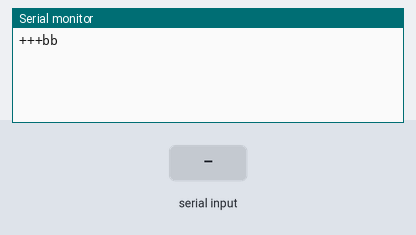
The sketch below on a simulated Arduino Mega 2560, built with avr-gcc and run on an emulated ATmega2560. On the bench: the last lines printed to the serial monitor. Inputs (shaded band) come from the test bench.

Above: at 1.5 s.
1.6 s: "ATBD 7\n" received over Serial
At 2.0 s:
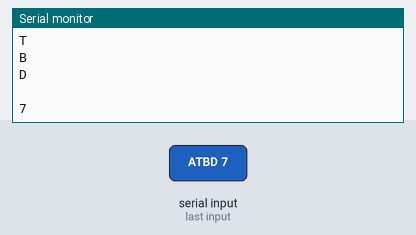
3.1 s: "1" received over Serial
At 3.8 s:
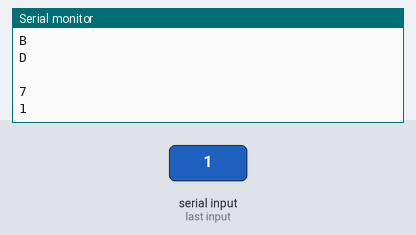

The sketch:

LaunchBox_Stripped_AE.ino
```cpp
//All commands need to be accounted for in switch statement
//Should probably be "launching" state where launch box just
//reads data and passes it along (Comm Master checks for abort).

//Commands
//r - readys launch 1 on
//f - final launch 2 on
//u - readys launch 1 off
//j - final launch 2 off
//l - LAUNCH
//a - abort
//s - returns state of variables

//Commands Meant for DAQ
//i - initialization: initializes SD card
//t - sensor test: sends sensor values ten times over 5 seconds
//c - collect data: collects data continuously. outputs over serial and saves. Also checks temp
//to make sure it's not too hot. Command to make pins go high to signal heat event are commented out
//e - exit data collect

//Commands Meant for Launch Box
//p - system arm
//o - igniter arm
//k - igniter continuity test
//b - buzzer
//1 - N2O fill open
//2 - N2O fill close
//3 - N2O vent open
//4 - N2O vent close
//5 - Oxygen fill open
//6 - Oxygen fill close
//7 - QD air open
//8 - QD air close
//9 - aux
//0 - chA
//q - chB

#include "LiquidCrystal.h"

int countTest;
int count2;

char missionCMD;
String data;
LiquidCrystal lcd = LiquidCrystal(39, 41, 45, 47, 49, 51);
const int delayTime = 1000;
const int lowBuzzLevel = 2;  //buzzer pwm value for "quiet" mode
const int willBuzz = HIGH; //decides if buzzer sounds at full volume when igniter is armed

int systemArmState = LOW;
int igniterArmState = LOW;
int igniterContTestState = HIGH;
int igniterState = LOW;
int buzzerState = LOW;

int igMon = LOW;
int sysMon = LOW;
boolean solsClosed = 0;
int sysMonPrev = 0;
int igMonPrev = 0;
int readyLaunch1 = 0;
int readyLaunch2 = 0;

int systemArm = 25;
int igniterArm = 23;
int igniterContTest = 40;
int buzzer = 6;
int n2OFillOpen = 38;
int n2OFillClose = 36;
int n2OVentOpen = 34;
int n2OVentClose = 32;
int oxyFillOpen = 30;
int oxyFillClose = 28;
int qdAirOpen = 26;
int qdAirClose = 24;
int aux = 22;
int chA = 31;
int chB = 29;
int igniter = 44;

int timerTrigger = 7;
int timerCheck = 8;
int prevTimerState = 0;
int timerState = 0;

int prevSolenoid;
int prev2;
int prev3;
int prev4;
double solDelay;

int prev12V = LOW;
int prev24V = LOW;

int igniterTest = 42;
int preArmMonitor = 35;
int igniterDisable = 37;

int loadCell1 = A10;
int loadCell2 = A11;
int loadCell3 = A12;
int loadCellPin1;
int loadCellPin2;
int loadCellPin3;
String lc;
boolean checkLC = 1;

int battery9 = A7;
int battery12 = A8;
int battery24 = A9;
String batts;
boolean checkBatts = 1;

void setup()
{
  Serial.begin(9600);
  Serial3.begin(9600);
  delay(100);
 // Serial.print("\n\n");
  Serial.print("+++");
  //  delay(100);
  //  Serial.println("ATBD 7");
  delay(100);
  Serial.println("bb");
  //Serial.println("b");
  delay(100);
  Serial.flush();
  delay(2);
  Serial.end();
  Serial.begin(9600);
}

void loop()
{
 // Serial.println("Working");
  if (Serial.available() > 0) {
    missionCMD = Serial.read();
    Serial.println(missionCMD);
    //Serial3.println(missionCMD);
  }
//  if (Serial3.available() > 0)
//  {
//    data = Serial3.readStringUntil('\n');
//    Serial.println(data);
//    Serial.println("Main Serial Returns Values.");
//  }
}
```

Measured:
- after the input at 1.6 s, the serial monitor: prints a new line at once (image 1)
- after the input at 3.1 s, the serial monitor: prints a new line at once (image 2)
